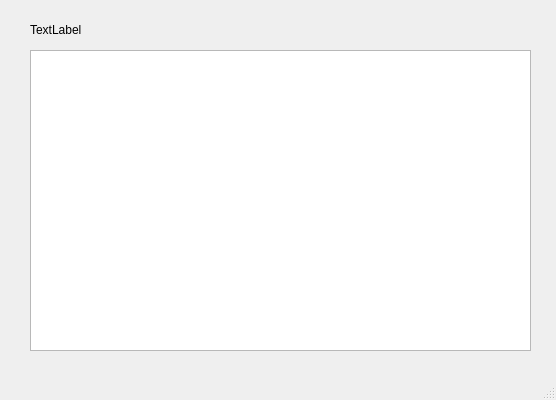
<?xml version="1.0" encoding="UTF-8"?>
<ui version="4.0">
 <class>ReportWindow</class>
 <widget class="QMainWindow" name="ReportWindow">
  <property name="geometry">
   <rect>
    <x>0</x>
    <y>0</y>
    <width>556</width>
    <height>400</height>
   </rect>
  </property>
  <property name="minimumSize">
   <size>
    <width>500</width>
    <height>400</height>
   </size>
  </property>
  <property name="maximumSize">
   <size>
    <width>800</width>
    <height>400</height>
   </size>
  </property>
  <property name="windowTitle">
   <string>MainWindow</string>
  </property>
  <widget class="QWidget" name="centralwidget">
   <widget class="QTableView" name="tableView">
    <property name="geometry">
     <rect>
      <x>30</x>
      <y>50</y>
      <width>501</width>
      <height>301</height>
     </rect>
    </property>
    <property name="sizePolicy">
     <sizepolicy hsizetype="Expanding" vsizetype="Expanding">
      <horstretch>0</horstretch>
      <verstretch>0</verstretch>
     </sizepolicy>
    </property>
   </widget>
   <widget class="QLabel" name="label">
    <property name="geometry">
     <rect>
      <x>30</x>
      <y>20</y>
      <width>341</width>
      <height>20</height>
     </rect>
    </property>
    <property name="text">
     <string>TextLabel</string>
    </property>
   </widget>
  </widget>
  <widget class="QMenuBar" name="menubar">
   <property name="geometry">
    <rect>
     <x>0</x>
     <y>0</y>
     <width>556</width>
     <height>23</height>
    </rect>
   </property>
  </widget>
  <widget class="QStatusBar" name="statusbar"/>
 </widget>
 <resources/>
 <connections/>
</ui>
